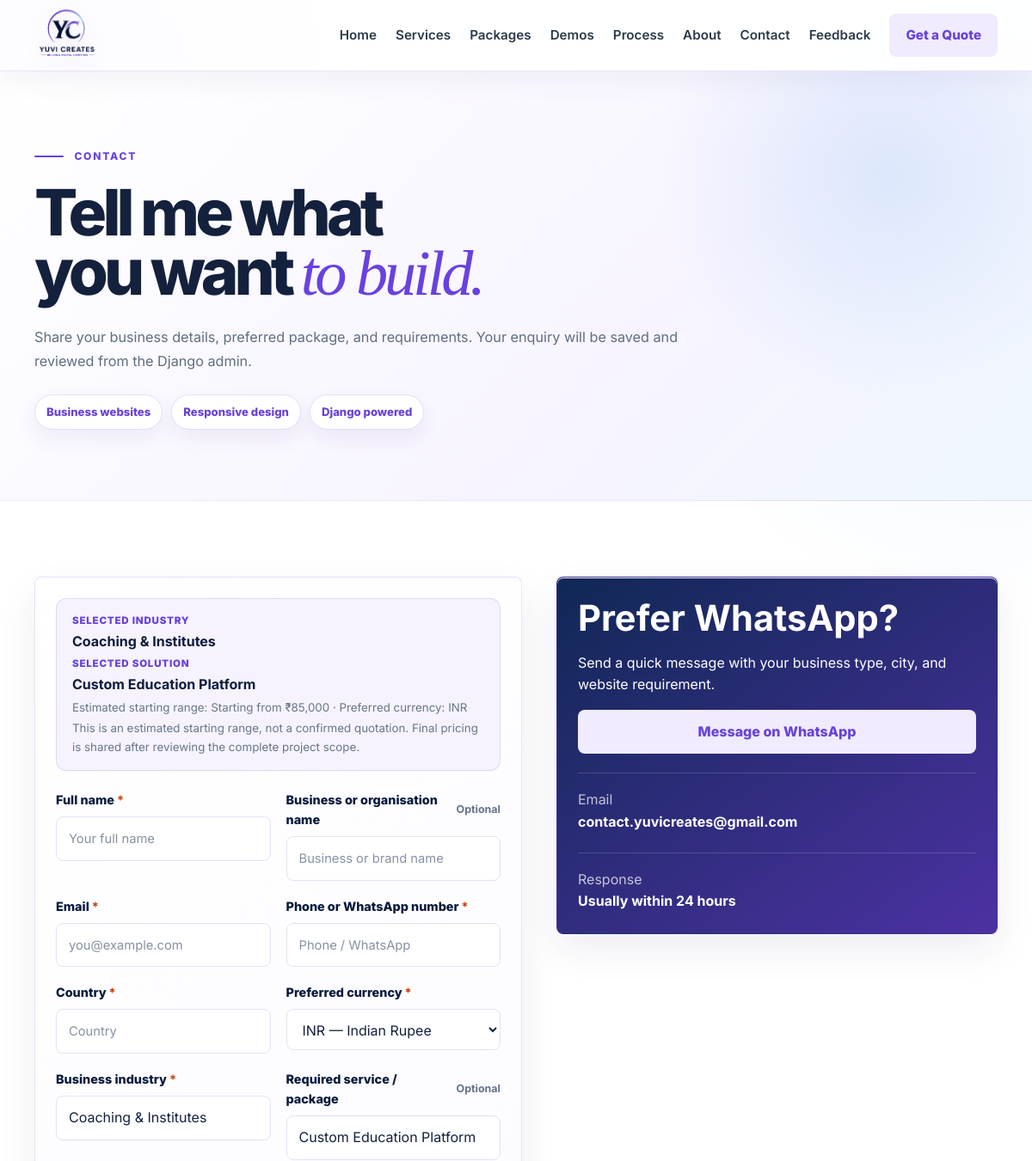
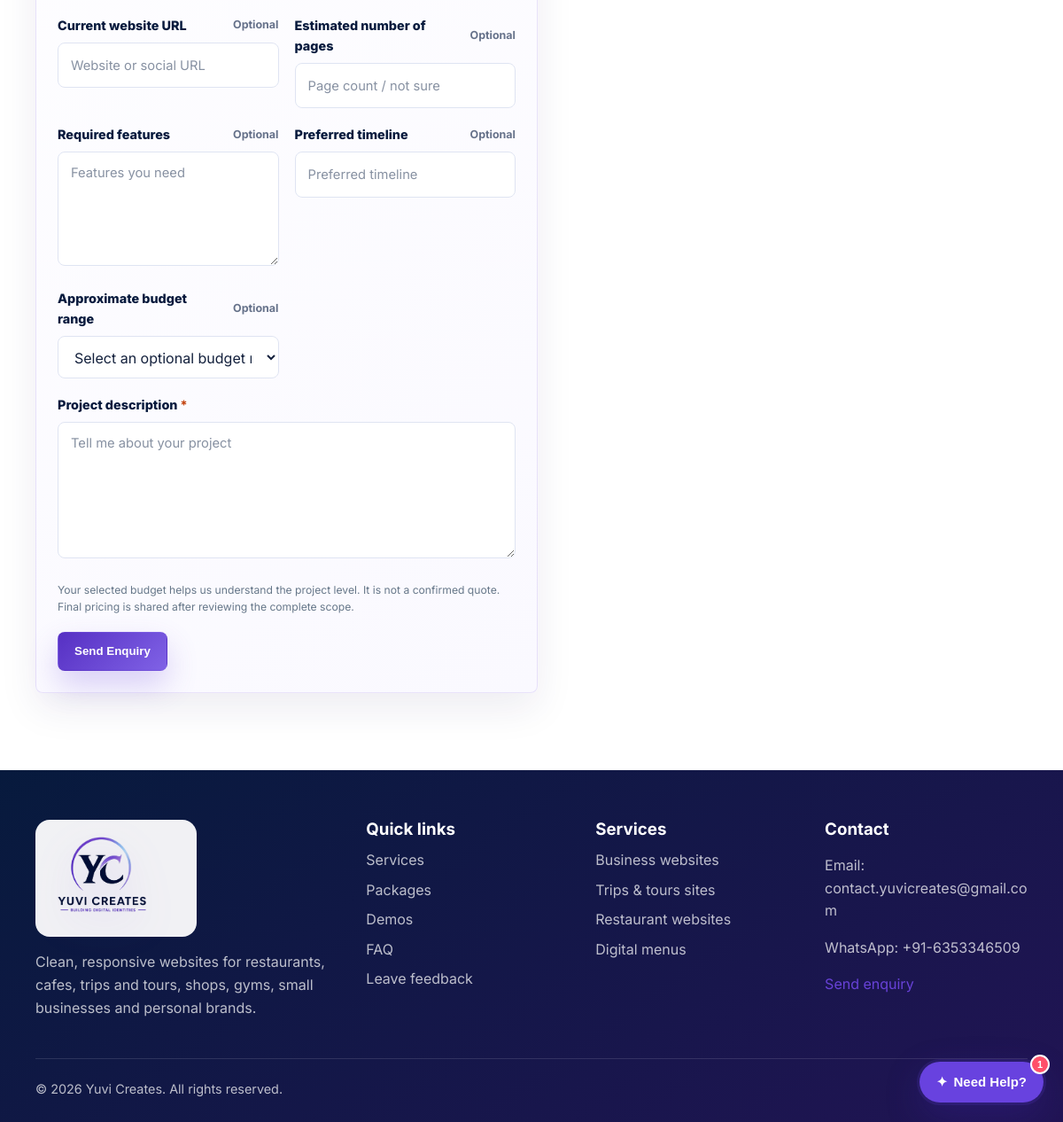
The page /contact/?package=42&industry=coaching-institute&market=IN on the database its author committed (2 pictures, top to bottom).
### core/models.py (models this page shows, shortened)
class Industry(models.Model):
    title = models.CharField(max_length=120)
    slug = models.SlugField(max_length=120, unique=True)
    icon = models.CharField(max_length=12, blank=True)
    badge = models.CharField(max_length=40, blank=True)
    short_description = models.CharField(max_length=220)
    eyebrow = models.CharField(max_length=120)
    hero_heading = models.CharField(max_length=220)
    hero_text = models.TextField()
    accent = models.CharField(max_length=20, default="#6842d8")
    hero_image = models.ImageField(upload_to="industries/", blank=True)
    packages = models.ManyToManyField(Package, blank=True, related_name="industries")
    demos = models.ManyToManyField(PortfolioProject, blank=True, related_name="industries")
    faq = models.TextField(blank=True, help_text="One question and answer per line, separated with |")
    is_active = models.BooleanField(default=True)
    order = models.PositiveSmallIntegerField(default=0)
    class Meta:
        ordering = ["order", "title"]
        verbose_name_plural = "Industries"

class Package(models.Model):
    class PublicPricingType(models.TextChoices):
        CUSTOM_QUOTE = "CUSTOM_QUOTE", "Custom Quote"
        TAILORED = "TAILORED", "Tailored Pricing"
        SCOPE_BASED = "SCOPE_BASED", "Scope-Based Pricing"
        STARTING_ON_REQUEST = "STARTING_ON_REQUEST", "Starting price available on request"
    title = models.CharField(max_length=160)
    category = models.CharField(max_length=120, blank=True)
    price = models.CharField(max_length=80)
    short_description = models.TextField()
    included_features = models.TextField(help_text="One feature per line.")
    scope_limits = models.TextField(blank=True, help_text="One scope limit per line.")
    summary = models.TextField(blank=True)
    is_featured = models.BooleanField(default=False)
    public_pricing_type = models.CharField(
        max_length=30,
        choices=PublicPricingType.choices,
        default=PublicPricingType.CUSTOM_QUOTE,
        help_text="Public label only. Internal INR pricing remains in the Price field.",
    )
    order = models.PositiveIntegerField(default=0)
    class Meta:
        ordering = ["order", "title"]

class PackageMarketPrice(models.Model):
    class Market(models.TextChoices):
        INDIA = "IN", "India — INR"
        US_INTERNATIONAL = "US_INTL", "United States / International — USD"
        UNITED_KINGDOM = "UK", "United Kingdom — GBP"
        AUSTRALIA = "AU", "Australia — AUD"
        CANADA = "CA", "Canada — CAD"
    class PricingMode(models.TextChoices):
        RANGE = "RANGE", "Price range"
        STARTING_FROM = "STARTING_FROM", "Starting from"
    package = models.ForeignKey(Package, on_delete=models.CASCADE, related_name="market_prices")
    market_code = models.CharField(max_length=12, choices=Market.choices)
    currency_code = models.CharField(max_length=3)
    currency_symbol = models.CharField(max_length=4)
    min_price = models.DecimalField(max_digits=12, decimal_places=0)
    max_price = models.DecimalField(max_digits=12, decimal_places=0, blank=True, null=True)
    pricing_mode = models.CharField(max_length=20, choices=PricingMode.choices, default=PricingMode.RANGE)
    is_active = models.BooleanField(default=True)
    display_order = models.PositiveSmallIntegerField(default=0)
    class Meta:
        ordering = ["display_order", "market_code"]
        constraints = [models.UniqueConstraint(fields=["package", "market_code"], name="unique_package_market_price")]
    def _format_amount(self, amount):
        value = f"{amount:.0f}"
        if self.currency_code != "INR" or len(value) <= 3:
            return f"{int(value):,}"
        tail = value[-3:]
        head = value[:-3]
        groups = []
        while head:
            groups.insert(0, head[-2:])
            head = head[:-2]
        return f"{','.join(groups)},{tail}"
    @property
    def public_label(self):
        minimum = f"{self.currency_symbol}{self._format_amount(self.min_price)}"
        suffix = f" {self.currency_code}" if self.currency_code != "INR" else ""
        if self.pricing_mode == self.PricingMode.STARTING_FROM or not self.max_price:
            return f"Starting from {minimum}{suffix}"
        maximum = f"{self.currency_symbol}{self._format_amount(self.max_price)}"
        return f"{minimum} – {maximum}{suffix}"

### core/views.py (the view)
# urls.py: path("contact/", views.contact, name="contact"),
def contact(request):
    ensure_default_content()
    selected_package = Package.objects.filter(pk=request.GET.get("package")).first() if request.GET.get("package") else None
    selected_industry = Industry.objects.filter(slug=request.GET.get("industry", ""), is_active=True).first()
    if selected_package and selected_industry and not selected_industry.packages.filter(pk=selected_package.pk).exists():
        selected_industry = None
    valid_markets = {value for value, label in PackageMarketPrice.Market.choices}
    selected_market = request.GET.get("market", PackageMarketPrice.Market.INDIA)
    if selected_market not in valid_markets:
        selected_market = PackageMarketPrice.Market.INDIA
    selected_market_price = None
    if selected_package:
        selected_market_price = selected_package.market_prices.filter(market_code=selected_market, is_active=True).first()
        if not selected_market_price:
            selected_market = PackageMarketPrice.Market.INDIA
            selected_market_price = selected_package.market_prices.filter(market_code=selected_market, is_active=True).first()
    if request.method == "POST":
        form = EnquiryForm(request.POST)
        if form.is_valid():
            enquiry = form.save(commit=False)
            if selected_package:
                enquiry.package_interested_in = selected_package.title
                enquiry.selected_market = selected_market
                enquiry.displayed_price_context = selected_market_price.public_label if selected_market_price else ""
                if selected_market_price:
                    enquiry.preferred_currency = selected_market_price.currency_code
            enquiry.save()
            messages.success(request, "Your enquiry has been sent. I will reply shortly on WhatsApp/email.")
            return redirect("contact")
    else:
        initial = {"package_interested_in": selected_package.title} if selected_package else {}
        if selected_industry:
            initial["business_type"] = selected_industry.title
        requested_service = request.GET.get("service", "").strip()
        enquiry_source = request.GET.get("source", "").strip()
        if requested_service and not selected_package:
            initial["package_interested_in"] = requested_service
            initial["business_type"] = requested_service
        if enquiry_source:
            initial["message"] = f"Enquiry source: {enquiry_source}"
        if selected_market_price:
            initial["preferred_currency"] = selected_market_price.currency_code
        form = EnquiryForm(initial=initial)
    return render(request, "contact.html", {"form": form, "selected_package": selected_package, "selected_industry": selected_industry, "selected_market": selected_market, "selected_market_price": selected_market_price})

### templates/contact.html (shortened to what this page needs)
{% extends "base.html" %}
{% load static %}
{% block body_class %}page-contact{% endblock %}
{% block extra_head %}<link rel="stylesheet" href="{% static 'css/pages/contact.css' %}">{% endblock %}
{% block content %}
<section class="page-hero section">
    <div class="container narrow">
        <p class="eyebrow">Contact</p>
        <h1>Tell me what you want <em>to build.</em></h1>
        <p class="lead">Share your business details, preferred package, and requirements. Your enquiry will be saved and reviewed from the Django admin.</p>
        <div class="contact-hero-points" aria-label="Yuvi Creates service highlights"><span>Business websites</span><span>Responsive design</span><span>Django powered</span></div>
    </div>
</section>
<section class="section">
    <div class="container contact-grid">
        <form class="form-card" method="post">
            {% if selected_package %}
                <div class="selected-solution-summary">
                    {% if selected_industry %}<span>Selected industry</span><strong>{{ selected_industry.title }}</strong>{% endif %}
                    <span>Selected solution</span>
                    <strong>{{ selected_package.title }}</strong>
                    {% if selected_market_price %}<small>Estimated starting range: {{ selected_market_price.public_label }} · Preferred currency: {{ selected_market_price.currency_code }}</small>{% endif %}
                    <small>This is an estimated starting range, not a confirmed quotation. Final pricing is shared after reviewing the complete project scope.</small>
                </div>
            {% endif %}
            <div class="form-grid">
                {% for field in form %}
                    <label {% if field.name == "message" %}class="span-2"{% endif %}>
                        <span class="field-label">
                            <span>{{ field.label }}{% if field.field.required %}<strong class="required-star">*</strong>{% endif %}</span>
                            {% if not field.field.required %}<em>Optional</em>{% endif %}
                        </span>
                        {{ field }}
                    </label>
                {% endfor %}
            </div>
            <p class="budget-disclaimer">Your selected budget helps us understand the project level. It is not a confirmed quote. Final pricing is shared after reviewing the complete scope.</p>
            <button class="btn btn-primary" type="submit">Send Enquiry</button>
        </form>
        <aside class="contact-panel">
            <h2>Prefer WhatsApp?</h2>
            <p>Send a quick message with your business type, city, and website requirement.</p>
            <a class="btn btn-whatsapp wide" href="https://wa.me/916353346509" target="_blank" rel="noreferrer">Message on WhatsApp</a>
            <div class="contact-detail">
                <span>Email</span>
                <strong>contact.yuvicreates@gmail.com</strong>
            </div>
            <div class="contact-detail">
                <span>Response</span>
                <strong>Usually within 24 hours</strong>
            </div>
        </aside>
    </div>
</section>
{% endblock %}

### static/css/style.css (style rules this page uses)
:root { --navy: #071827; --navy-2: #10263a; --ink: #172330; --muted: #667789; --line: #dfe7ec; --paper: #ffffff; --soft: #f5f8f7; --gold: #d4a64a; --gold-soft: #fff3d8; --green: #168766; --green-soft: #e7f6f0; --shadow: 0 24px 70px rgba(7, 24, 39, 0.12); }
* { box-sizing: border-box; }
html { scroll-behavior: smooth; }
body { margin: 0; font-family: "Inter", system-ui, -apple-system, BlinkMacSystemFont, "Segoe UI", sans-serif; color: var(--ink); background: var(--paper); line-height: 1.6; }
a { color: inherit; text-decoration: none; }
.container { width: min(1120px, calc(100% - 32px)); margin: 0 auto; }
.narrow { max-width: 780px; }
.section { padding: 88px 0; }
.btn { display: inline-flex; align-items: center; justify-content: center; min-height: 44px; padding: 12px 18px; border-radius: 8px; border: 1px solid transparent; font-weight: 800; cursor: pointer; transition: transform 0.2s ease, box-shadow 0.2s ease, background 0.2s ease; }
.btn-primary { background: var(--green); color: #fff; box-shadow: 0 16px 34px rgba(22, 135, 102, 0.24); }
.btn-whatsapp { background: var(--green-soft); color: var(--green); }
.wide { width: 100%; }
.hero-grid, .about-grid, .contact-grid, .checkout-grid, .value-grid, .split, .process-preview { display: grid; gap: 40px; align-items: center; }
.hero-grid, .about-grid, .contact-grid, .checkout-grid, .value-grid { grid-template-columns: minmax(0, 1.05fr) minmax(320px, 0.95fr); }
.hero h1, .page-hero h1 { margin: 0; font-size: clamp(2.35rem, 6vw, 4.5rem); line-height: 1.02; letter-spacing: 0; }
.hero .lead, .page-hero .lead { color: rgba(255, 255, 255, 0.78); font-size: 1.15rem; max-width: 700px; }
.page-hero { background: var(--navy); color: #fff; padding: 76px 0; }
.eyebrow { margin: 0 0 12px; color: var(--gold); font-weight: 800; text-transform: uppercase; letter-spacing: 0.08em; font-size: 0.78rem; }
h1, h2, h3, h4, p { overflow-wrap: anywhere; }
h2 { margin: 0 0 12px; color: var(--navy); font-size: clamp(1.8rem, 4vw, 2.6rem); line-height: 1.12; letter-spacing: 0; }
.service-card, .industry-card, .testimonial-card, .price-card, .portfolio-card, .form-card, .summary-card, .contact-panel, .note-box, .status-card, .faq-item, .timeline article { background: #fff; border: 1px solid var(--line); border-radius: 8px; padding: 24px; box-shadow: 0 12px 34px rgba(7, 24, 39, 0.06); }
.form-grid { display: grid; grid-template-columns: repeat(2, minmax(0, 1fr)); gap: 18px; }
label span { display: block; margin-bottom: 7px; color: var(--navy); font-weight: 800; font-size: 0.9rem; }
.span-2 { grid-column: 1 / -1; }
.form-control, select, textarea { width: 100%; min-height: 46px; border: 1px solid var(--line); border-radius: 8px; padding: 12px 14px; font: inherit; color: var(--ink); background: #fff; }
textarea { resize: vertical; }
.contact-panel { align-self: start; background: var(--navy); color: #fff; }
.contact-panel h2, .contact-panel strong, .contact-panel span { color: #fff; }
.contact-detail { margin-top: 22px; padding-top: 18px; border-top: 1px solid rgba(255, 255, 255, 0.16); }
.contact-detail span { display: block; opacity: 0.72; }
.field-label { display: flex; align-items: center; justify-content: space-between; gap: 12px; margin-bottom: 8px; color: var(--navy); font-weight: 800; font-size: 0.9rem; }
.field-label span { display: inline; margin: 0; color: inherit; font: inherit; }
.required-star { margin-left: 3px; color: #c2410c; }
.field-label em { flex: 0 0 auto; display: inline-flex; color: var(--muted); font-size: 0.78rem; font-style: normal; font-weight: 700; }

### rows shown on the page
Industry: title "Coaching & Institutes"
Package: title "Custom Education Platform"
PackageMarketPrice: public_label "Starting from ₹85,000", currency_code "INR"

### other values the page prints
{{ field.label }} "Full name" "Business or organisation name" "Email" "Phone or WhatsApp number" "Country" "Preferred currency" "Business industry" "Required service / package" "Current website URL" "Estimated number of pages" "Required features" "Preferred timeline" "Approximate budget range" "Project description"
